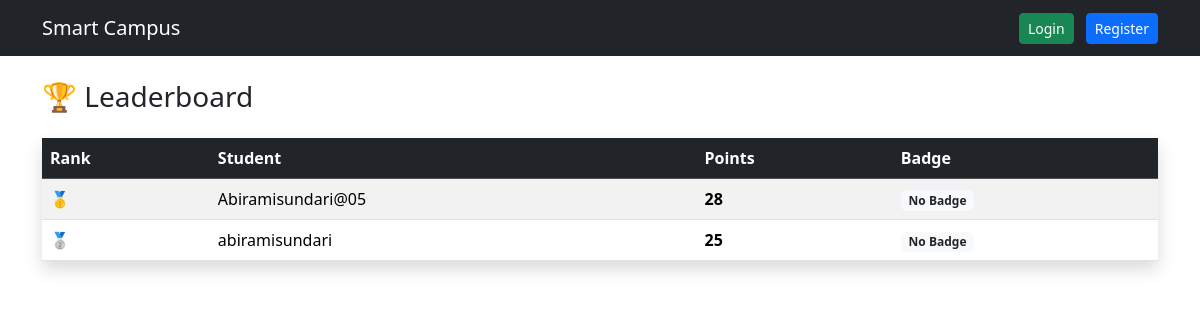
The app's page /leaderboard/, older data.
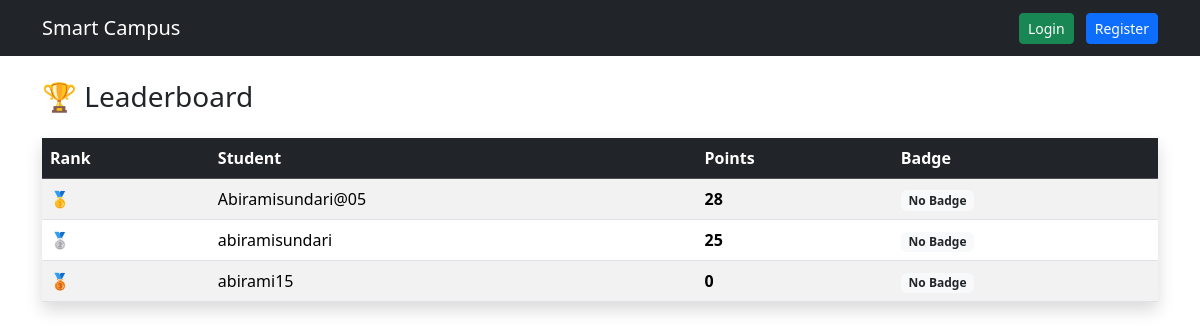
The same page, newer data.
### events/models.py (models this page shows, shortened)
class Profile(models.Model):
    user = models.OneToOneField(User, on_delete=models.CASCADE)
    mobile_number = models.CharField(max_length=15, blank=True)
    total_points = models.IntegerField(default=0)
    BADGE_CHOICES = [
        ('None', 'No Badge'),
        ('Bronze', 'Bronze'),
        ('Silver', 'Silver'),
        ('Gold', 'Gold'),
    ]
    badge = models.CharField(max_length=20, choices=BADGE_CHOICES, default='None')

### events/views.py (the view)
# urls.py: path('leaderboard/', views.leaderboard, name='leaderboard'),
def leaderboard(request):
    profiles = Profile.objects.order_by('-total_points')
    return render(request, 'leaderboard.html', {
        'profiles': profiles
    })

### events/templates/leaderboard.html
{% extends 'base.html' %}
{% block content %}
<h3 class="mb-4">🏆 Leaderboard</h3>
<table class="table table-striped table-hover shadow">
    <thead class="table-dark">
        <tr>
            <th>Rank</th>
            <th>Student</th>
            <th>Points</th>
            <th>Badge</th>
        </tr>
    </thead>
    <tbody>
        {% for profile in profiles %}
        <tr>
            <td>
                {% if forloop.counter == 1 %}
                    🥇
                {% elif forloop.counter == 2 %}
                    🥈
                {% elif forloop.counter == 3 %}
                    🥉
                {% else %}
                    {{ forloop.counter }}
                {% endif %}
            </td>
            <td>{{ profile.user.username }}</td>
            <td><strong>{{ profile.total_points }}</strong></td>
            <td>
                {% if profile.badge == "Gold" %}
                    <span class="badge bg-warning text-dark">🥇 Gold</span>
                {% elif profile.badge == "Silver" %}
                    <span class="badge bg-secondary">🥈 Silver</span>
                {% elif profile.badge == "Bronze" %}
                    <span class="badge bg-warning">🥉 Bronze</span>
                {% else %}
                    <span class="badge bg-light text-dark">No Badge</span>
                {% endif %}
            </td>
        </tr>
        {% empty %}
        <tr>
            <td colspan="4" class="text-center">No students yet.</td>
        </tr>
        {% endfor %}
    </tbody>
</table>
{% endblock %}

Row changes from the older to the newer data that the page shows:
added Profile: user.username "abirami15", total_points "0", badge "No Badge"
